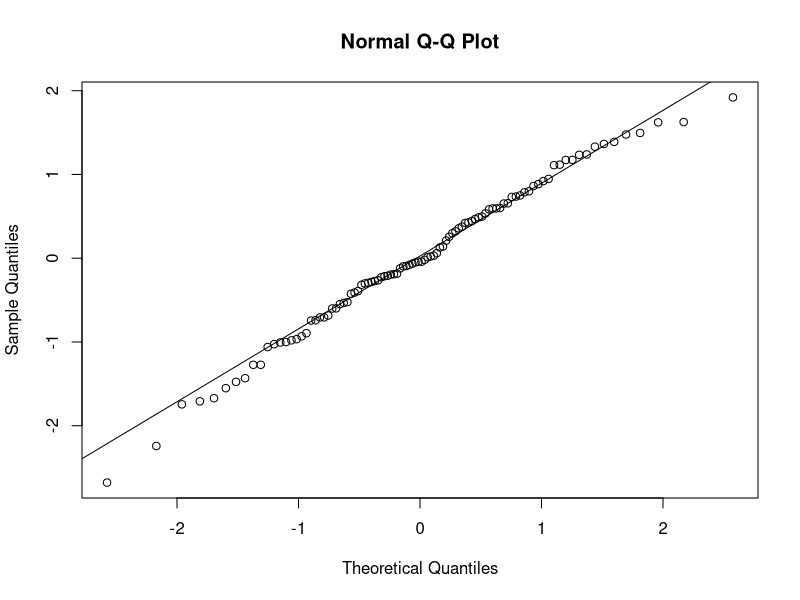
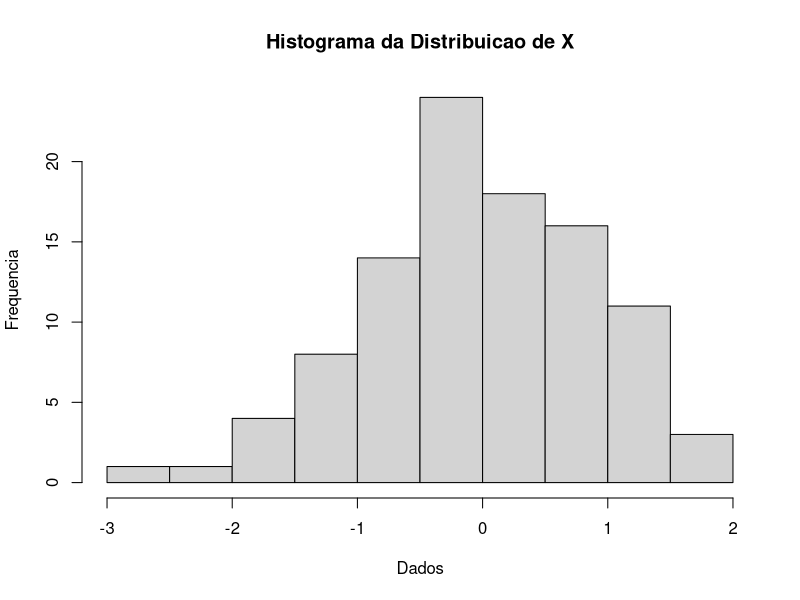

Here is the R script that generated these plots, in order:
# Title     : Distribuicao Normal
# Objective : Apresentar as ferramentas em R para suporte a aplicacoes com Distribuicao Normal
# Created by: accol
# Created on: 23/05/2020

# Calculo da distribuicao normal no R
# P[X < x]
# prnorm()
# P[X > x] => lower.tail = FALSE
# qnorm() => faz o processo inverso
# rnorm[] => gera numeros aleatorios normalmente distribuidos
# qqnorm[] => gera o teste de normalidade
# qqline[] => gera a linha de melhor ajuste (completando o qnorm) para comparacao
# shapiro.test[] => realiza o teste de SHAPIRO-WILK

# Neste exemplo temos uma caixa com objetos. Sabe-se que a media do peso e de  8 quilos, o desvio padrao e 2,
# e estao distribuidos de forma Normal => pede-se a chance de um objeto retirado da caixa pesar menos
# de 6 quilos ||> para esse exemplo simples, devemos lembrar que a probabilidade e cumulativa e que estamos
# trabalhando na regiao a esquerda da media (neste caso, nao precisamos subtrair de um)

# Vamos usar a funcao pnorm() que exige tres paraetros => o primeiro o que estou buscando >- no caso 6 quilos
# abaixo, o segundo parametro e a media e o terceiro o desvio padrao ||> problema do tipo menor que

menor_seis = pnorm(6, 8, 2)
print('A probabilidade de retirar um objeto com menos de 6 quilos e')
print(menor_seis)

# Neste segundo problema queremos saber qual a chance de retiramos um objeto com mais de 6 quilos ||> fique atento
# e acompanhe => trata-se de um problema do tipo maior que => lembra do parametro Lower Tail que normalmente vem
# setado como True

maior_seis = pnorm(6, 8, 2, lower.tail = F)
print('A probabilidade de retirar um objeto com mais de 6 quilos e')
print(maior_seis)

# Neste terceiro problema queremos saber qual a chance de retiramos um objeto com menos de 6 quilos ou mais
# de 10 quilos||> fique atento a clausula 'ou' e acompanhe => temos que encontrar a probabilidade de ser menor
# de 6 quilos e depois maior de 10 quilos, por fim somar as duas, ou entao, neste caso, basta encontrar uma e
# multiplicar por 2

menor_seis_maior_dez = pnorm(6, 8, 2) + pnorm(10, 8, 2, lower.tail = F)
print('A probabilidade de retirar um objeto com menos de 6 quilos ou mais de 10 quilos e:')
print(menor_seis_maior_dez)

# Nosso quarto problema nos pede para encontrarmos a probabilidade de retirarmos um objeto com menos de 10 quilos
# e com mais de 8 quilos ||> Note que estamos trabalhando com duas probabilidades na cauda a esquerda => neste
# caso, encontramos cada uma e subtraimos uma da outra, observe

menor_10_maior_8 = pnorm(10, 8, 2) - pnorm(8, 8, 2)
print('A probabilidade de retirar um objeto com menos de 10 quilos e mais de 8 quilos e:')
print(menor_10_maior_8)

# <$> AGORA VAMOS AOS TESTES >=> Queremos saber se uma distribuicao e ou nao normal <$>
# Primeiramente atraves do Histograma
# Para este exemplo, primeiramente vamos gerar dados uniformente distribuidos utilizando a funcao >- rnorm()

x = rnorm(100) # devera retornar 100 numeros seguindo uma distribuicao normal
print('Variavel gerada atraves de rnorm():')
print(x)

# Gerando o grafico de normalidade => primeiro usando qqnorm()
print('Gerando o grafico de normalidade, para inspecao visual')
print(qqnorm(x))
# Gerando o grafico de normalidade => primeiro usando qqline()
print('Gerando o grafico de linha, para melhorar a inspecao visual')
print(qqline(x))
# Gerando um histograma => primeiro usando hist()
print('Gerando historgrama, para melhorar a inspecao visual')
print(hist(x, main = 'Histograma da Distribuicao de X', xlab = 'Dados', ylab = 'Frequencia'))
# Usando agora o teste de Shapiro-Wilk |||> shapiro.test()
print('Usando o teste de Shapiro-Wilk => com os parametros normais')
print(shapiro.test(x))
# Note que pelos resultados estamos claramente com uma distribuicao NORMAL -> basta comparar o valor de p
# com seu valor de Alfa
